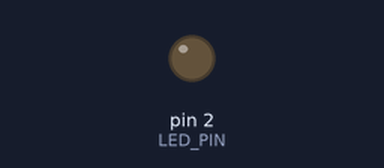
Recording of a sketch running on a simulated Arduino Uno, built with avr-gcc and run on an emulated ATmega328P. Shown: output pins drawn as LEDs (lit = HIGH).

Above: at 0.7 s.
At 5.2 s:
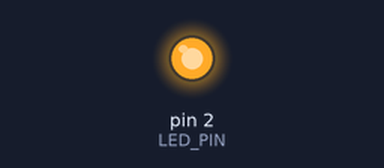
Timing chart, 0 to 6.9 s (numbered marks = the images above):
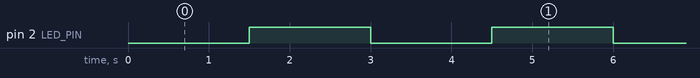

The sketch:

main.ino
```cpp
const byte LED_PIN = 2;

const int DURATION = 1500;

byte ledState = LOW;

void setup() {

  pinMode(LED_PIN, OUTPUT);

}

void loop() {

  delay(DURATION);

  toggleLed();

}

void toggleLed() {

  if(ledState == LOW) {

    ledState = HIGH;

  }

  else {

    ledState = LOW;

  }

  digitalWrite(LED_PIN, ledState);

}
```

Measured:
- by itself, pin 2 (LED_PIN): alternates HIGH for 1.5 s and LOW for 1.5 s
